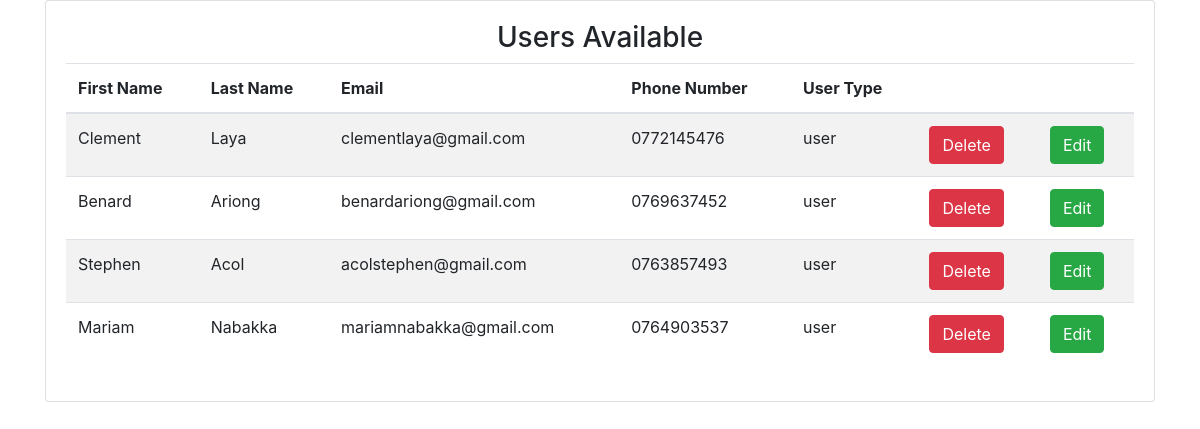
Page /admin/data.php on the committed database.
### tables this page shows
CREATE TABLE `users` (
  `user_id` int(11) NOT NULL,
  `first_name` varchar(100) NOT NULL,
  `last_name` varchar(100) NOT NULL,
  `reg_no` varchar(50) NOT NULL,
  `stud_no` int(20) NOT NULL,
  `password` varchar(100) NOT NULL,
  `email` varchar(100) NOT NULL,
  `phone` varchar(16) NOT NULL,
  `type` varchar(20) NOT NULL,
  `approval` tinyint(1) NOT NULL,
  `user_image` varchar(100) DEFAULT NULL,
  `date_created` timestamp NOT NULL DEFAULT current_timestamp()
);

### admin/data.php (the view, shortened to what this page needs)
<?php
include("./partials/__connection.php");
?>
<!DOCTYPE html>
<html lang="en">
<head>
    <link rel="stylesheet" href="assets/css/bootstrap.min.css">
    <link rel="stylesheet" href="assets/js/">
</head>
<body>
    <div class="container data">
        <div class="card">
            <div class="card-body">
                <h3 class="text-center">Users Available</h3>
                <table class="table table-striped">
                    <thead>
                        <tr>
                            <th>First Name</th>
                            <th>Last Name</th>
                            <th>Email</th>
                            <th>Phone Number</th>
                            <th>User Type</th>
                            <th></th>
                            <th></th>
                        </tr>
                    </thead>
                    <tbody>
                        <?php
                        $sql = "SELECT * FROM users WHERE type = 'user'";
                        $result = mysqli_query($conn, $sql);
                        if (mysqli_num_rows($result) > 0) {
                            while ($row = mysqli_fetch_array($result)) {
                                $user_id = $row['user_id'];
                                echo "<tr>";
                                echo "<td>" . $row['first_name'] . "</td>";
                                echo "<td>" . $row['last_name'] . "</td>";
                                echo "<td>" . $row['email'] . "</td>";
                                echo "<td>" . $row['phone'] . "</td>";
                                echo "<td>" . $row['type'] . "</td>";
                                echo "<td>" . "<form Method='POST'>"
                                 ."<input type='hidden' value='$user_id' name='user_id'/>" .
                                  "<button type='submit' class='btn btn-danger' name='delete'>" .
                                   "Delete" . "</button>" . "</form>" .
                                     "</td>";
                                echo "<td>" . "<a href='edit_user.php?user=$user_id'>" .
                                "<button class='btn btn-success'>" . "Edit" . "</button>" . "</td>";
                                echo "</tr>";
                            }
                        } else {
                            echo "No users available";
                        }
                        ?>
                    </tbody>
                </table>
            </div>
        </div>
    </div>

### rows in the picture
users: first_name "Clement", last_name "Laya", email "clementlaya@gmail.com", phone "0772145476", type "user"
users: first_name "Benard", last_name "Ariong", email "benardariong@gmail.com", phone "0769637452", type "user"
users: first_name "Stephen", last_name "Acol", email "acolstephen@gmail.com", phone "0763857493", type "user"
users: first_name "Mariam", last_name "Nabakka", email "mariamnabakka@gmail.com", phone "0764903537", type "user"
